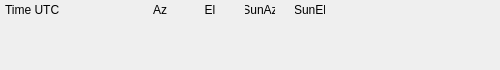
<?xml version="1.0" encoding="UTF-8"?>
<ui version="4.0">
 <class>Form</class>
 <widget class="QWidget" name="Form">
  <property name="geometry">
   <rect>
    <x>0</x>
    <y>0</y>
    <width>500</width>
    <height>70</height>
   </rect>
  </property>
  <property name="sizePolicy">
   <sizepolicy hsizetype="Minimum" vsizetype="Minimum">
    <horstretch>0</horstretch>
    <verstretch>0</verstretch>
   </sizepolicy>
  </property>
  <property name="minimumSize">
   <size>
    <width>350</width>
    <height>15</height>
   </size>
  </property>
  <property name="maximumSize">
   <size>
    <width>500</width>
    <height>70</height>
   </size>
  </property>
  <property name="windowTitle">
   <string>Form</string>
  </property>
  <widget class="QWidget" name="horizontalLayoutWidget">
   <property name="geometry">
    <rect>
     <x>0</x>
     <y>0</y>
     <width>371</width>
     <height>22</height>
    </rect>
   </property>
   <layout class="QHBoxLayout" name="session_info_layout">
    <property name="spacing">
     <number>0</number>
    </property>
    <property name="sizeConstraint">
     <enum>QLayout::SetFixedSize</enum>
    </property>
    <item>
     <spacer name="horizontalSpacer_6">
      <property name="orientation">
       <enum>Qt::Horizontal</enum>
      </property>
      <property name="sizeType">
       <enum>QSizePolicy::Fixed</enum>
      </property>
      <property name="sizeHint" stdset="0">
       <size>
        <width>5</width>
        <height>15</height>
       </size>
      </property>
     </spacer>
    </item>
    <item>
     <widget class="QLabel" name="session_time_label">
      <property name="sizePolicy">
       <sizepolicy hsizetype="Fixed" vsizetype="Fixed">
        <horstretch>0</horstretch>
        <verstretch>0</verstretch>
       </sizepolicy>
      </property>
      <property name="minimumSize">
       <size>
        <width>110</width>
        <height>15</height>
       </size>
      </property>
      <property name="maximumSize">
       <size>
        <width>110</width>
        <height>15</height>
       </size>
      </property>
      <property name="text">
       <string>Time UTC</string>
      </property>
     </widget>
    </item>
    <item>
     <spacer name="horizontalSpacer">
      <property name="orientation">
       <enum>Qt::Horizontal</enum>
      </property>
      <property name="sizeType">
       <enum>QSizePolicy::Fixed</enum>
      </property>
      <property name="sizeHint" stdset="0">
       <size>
        <width>30</width>
        <height>15</height>
       </size>
      </property>
     </spacer>
    </item>
    <item>
     <widget class="QLabel" name="azimuth_session_label">
      <property name="sizePolicy">
       <sizepolicy hsizetype="Fixed" vsizetype="Fixed">
        <horstretch>0</horstretch>
        <verstretch>0</verstretch>
       </sizepolicy>
      </property>
      <property name="minimumSize">
       <size>
        <width>30</width>
        <height>15</height>
       </size>
      </property>
      <property name="maximumSize">
       <size>
        <width>30</width>
        <height>15</height>
       </size>
      </property>
      <property name="text">
       <string>Az</string>
      </property>
      <property name="alignment">
       <set>Qt::AlignCenter</set>
      </property>
     </widget>
    </item>
    <item>
     <spacer name="horizontalSpacer_4">
      <property name="orientation">
       <enum>Qt::Horizontal</enum>
      </property>
      <property name="sizeType">
       <enum>QSizePolicy::Fixed</enum>
      </property>
      <property name="sizeHint" stdset="0">
       <size>
        <width>20</width>
        <height>15</height>
       </size>
      </property>
     </spacer>
    </item>
    <item>
     <widget class="QLabel" name="elevation_session_label">
      <property name="sizePolicy">
       <sizepolicy hsizetype="Fixed" vsizetype="Fixed">
        <horstretch>0</horstretch>
        <verstretch>0</verstretch>
       </sizepolicy>
      </property>
      <property name="minimumSize">
       <size>
        <width>30</width>
        <height>15</height>
       </size>
      </property>
      <property name="maximumSize">
       <size>
        <width>30</width>
        <height>15</height>
       </size>
      </property>
      <property name="text">
       <string>El</string>
      </property>
      <property name="alignment">
       <set>Qt::AlignCenter</set>
      </property>
     </widget>
    </item>
    <item>
     <spacer name="horizontalSpacer_2">
      <property name="orientation">
       <enum>Qt::Horizontal</enum>
      </property>
      <property name="sizeType">
       <enum>QSizePolicy::Fixed</enum>
      </property>
      <property name="sizeHint" stdset="0">
       <size>
        <width>20</width>
        <height>15</height>
       </size>
      </property>
     </spacer>
    </item>
    <item>
     <widget class="QLabel" name="sun_azimuth_label">
      <property name="sizePolicy">
       <sizepolicy hsizetype="Fixed" vsizetype="Fixed">
        <horstretch>0</horstretch>
        <verstretch>0</verstretch>
       </sizepolicy>
      </property>
      <property name="minimumSize">
       <size>
        <width>30</width>
        <height>15</height>
       </size>
      </property>
      <property name="maximumSize">
       <size>
        <width>30</width>
        <height>15</height>
       </size>
      </property>
      <property name="text">
       <string>SunAz</string>
      </property>
      <property name="alignment">
       <set>Qt::AlignCenter</set>
      </property>
     </widget>
    </item>
    <item>
     <spacer name="horizontalSpacer_3">
      <property name="orientation">
       <enum>Qt::Horizontal</enum>
      </property>
      <property name="sizeType">
       <enum>QSizePolicy::Fixed</enum>
      </property>
      <property name="sizeHint" stdset="0">
       <size>
        <width>20</width>
        <height>20</height>
       </size>
      </property>
     </spacer>
    </item>
    <item>
     <widget class="QLabel" name="sun_elevation_label">
      <property name="sizePolicy">
       <sizepolicy hsizetype="Fixed" vsizetype="Fixed">
        <horstretch>0</horstretch>
        <verstretch>0</verstretch>
       </sizepolicy>
      </property>
      <property name="minimumSize">
       <size>
        <width>30</width>
        <height>15</height>
       </size>
      </property>
      <property name="maximumSize">
       <size>
        <width>30</width>
        <height>15</height>
       </size>
      </property>
      <property name="text">
       <string>SunEl</string>
      </property>
      <property name="alignment">
       <set>Qt::AlignCenter</set>
      </property>
     </widget>
    </item>
    <item>
     <spacer name="horizontalSpacer_5">
      <property name="orientation">
       <enum>Qt::Horizontal</enum>
      </property>
      <property name="sizeType">
       <enum>QSizePolicy::Fixed</enum>
      </property>
      <property name="sizeHint" stdset="0">
       <size>
        <width>25</width>
        <height>15</height>
       </size>
      </property>
     </spacer>
    </item>
   </layout>
  </widget>
 </widget>
 <resources/>
 <connections/>
</ui>
